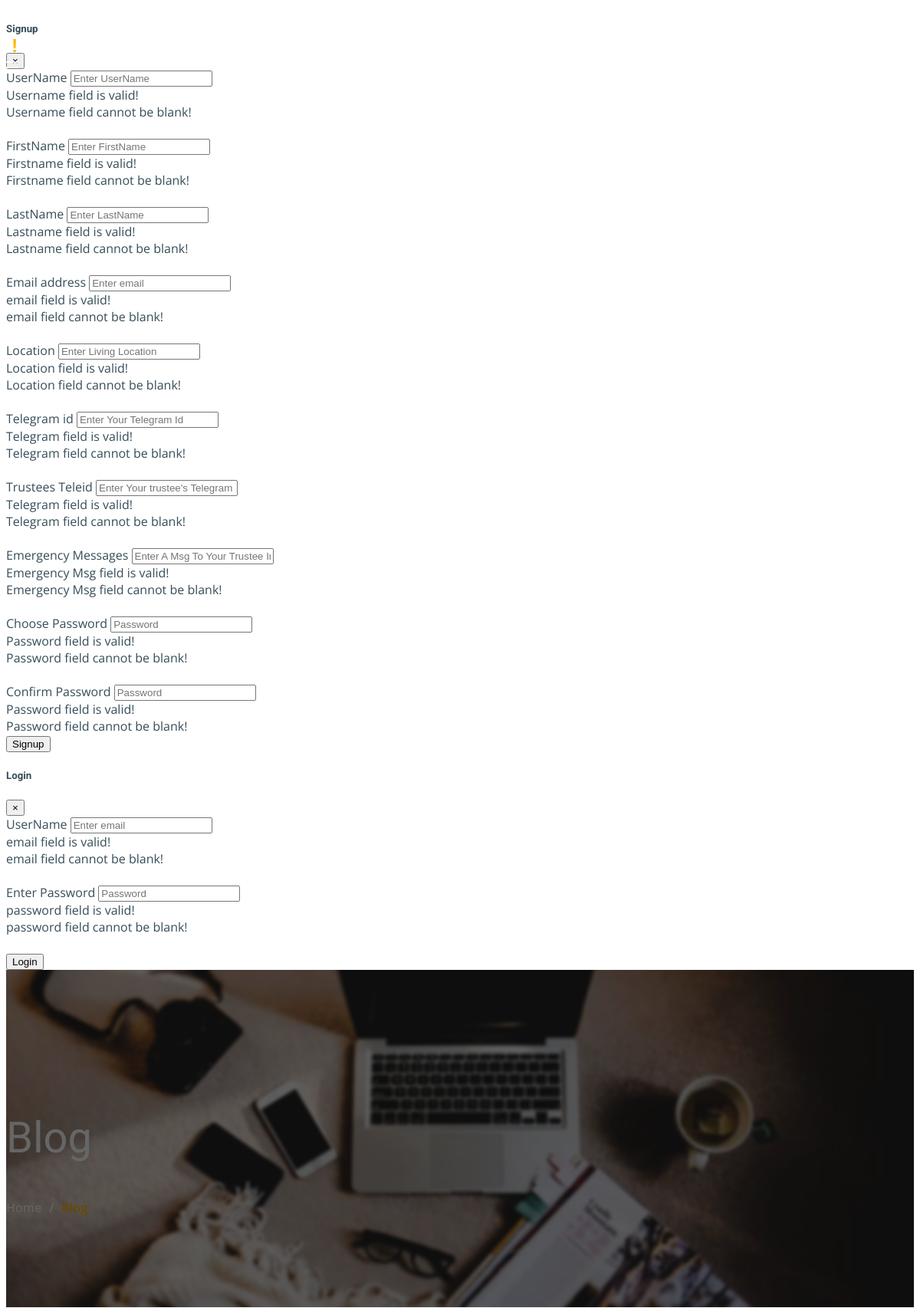
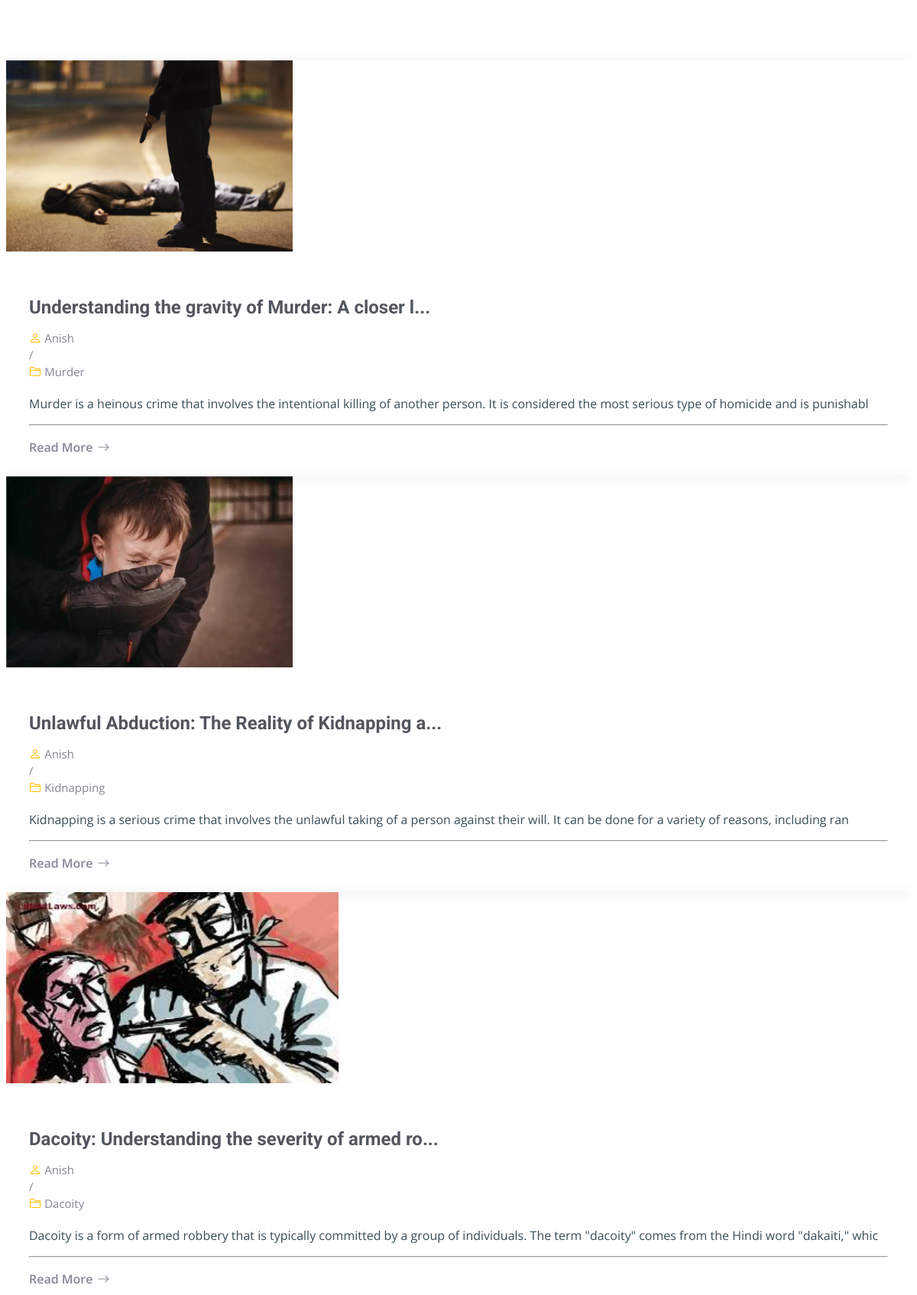
The app's page /blog?page=1 (upper part) with its own data (2 pictures, top to bottom).
### home/models.py (models this page shows, shortened)
class Blog(models.Model):
    sno = models.AutoField(primary_key=True)
    title = models.CharField(max_length=100)
    content1 = models.TextField()
    content2 = models.TextField()
    heading1 = models.CharField(max_length=180)
    content3 = models.TextField()
    heading2 = models.CharField(max_length=180)
    content4 = models.TextField()
    quotes = models.CharField(max_length=150)
    thumbimage=models.ImageField(upload_to ='static/uploads/thumb')
    mainimage=models.ImageField(upload_to = 'static/uploads/main')
    descimage=models.ImageField(upload_to ='static/uploads/desc')
    thumbimagelink=models.CharField(default ='uploads/thumb/', max_length=280)
    mainimagelink=models.CharField(default = 'uploads/main/', max_length=280)
    descimagelink=models.CharField(default ='uploads/desc/', max_length=280)
    slug = models.CharField(max_length=100)
    time = models.DateTimeField(auto_now_add=True)
    tags = models.TextField()
    category = models.CharField(max_length=50)

### home/views.py (the view)
# urls.py: path('blog', views.blog, name='blog'),
def blog(request):
    allblogs = Blog.objects.order_by('sno')
    p = Paginator(allblogs,3)
    pno = request.GET.get('page')
    page = p.page(pno)
    print(page,pno)
    a=[]
    for i in range (1,p.num_pages+1):
        a.append(i)
    print(a)
    dictionary = {'blogs':allblogs,'page':page,'nopages':a,'revblog':revblog}
    return render(request,'blog.html',dictionary)

### templates/blog.html (shortened to what this page needs)
{% extends 'base.html' %}
{%load static %}
{% block body %}
<main id="main">
    <div class="breadcrumbs d-flex align-items-center" style="background-image: url('static/img/22.jpeg');">
      <div class="container position-relative d-flex flex-column align-items-center" data-aos="fade">
        <h2>Blog</h2>
        <ol>
          <li><a href="index.html">Home</a></li>
          <li>Blog</li>
        </ol>
      </div>
    </div>
    <section id="blog" class="blog">
      <div class="container" data-aos="fade-up" data-aos-delay="100">
        <div class="row gy-4 posts-list">
            {% for i in page %}
          <div class="col-xl-4 col-md-6">
            <div class="post-item position-relative h-100">
              <div class="post-img position-relative overflow-hidden">
                <img src="{% static "" %}{{i.thumbimagelink}}" class="img-fluid w-100" style="height:250px" alt="">
              </div>
              <div class="post-content d-flex flex-column">
                <h3 class="post-title">{{i.title|slice:"47"}}...</h3>
                <div class="meta d-flex align-items-center">
                  <div class="d-flex align-items-center">
                    <i class="bi bi-person"></i> <span class="ps-2">Anish</span>
                  </div>
                  <span class="px-3 text-black-50">/</span>
                  <div class="d-flex align-items-center">
                    <i class="bi bi-folder2"></i> <span class="ps-2">{{i.category}}</span>
                  </div>
                </div>
                <p>
                    {{i.content1|slice:"150"}}
                </p>
                <hr>
                <a href="blogpost/{{i.slug}}" class="readmore stretched-link"><span>Read More</span><i class="bi bi-arrow-right"></i></a>
              </div>
            </div>
          </div>
          {% endfor %}
      </div>
    </section>
</main>
{% endblock body %}

### templates/base.html (shortened to what this page needs)
<!DOCTYPE html>
<html lang="en" style="overflow-x: hidden !important;">
  <head>
    {% load static %}
    <link href="https://cdn.jsdelivr.net/npm/bootstrap@5.2.2/dist/css/bootstrap.min.css"rel="stylesheet"integrity="sha384-Zenh87qX5JnK2Jl0vWa8Ck2rdkQ2Bzep5IDxbcnCeuOxjzrPF/et3URy9Bv1WTRi"crossorigin="anonymous"/>
    <link rel="stylesheet" href="https://cdn.jsdelivr.net/npm/bootstrap-icons@1.3.0/font/bootstrap-icons.css">
    <link href="{% static '/vendor/bootstrap-icons/bootstrap-icons.css'%}" rel="stylesheet">
    <link href="{% static '/vendor/fontawesome-free/css/all.min.css'%}" rel="stylesheet">
    <link href="{% static '/vendor/aos/aos.css'%}" rel="stylesheet">
    <link href="{% static '/vendor/glightbox/css/glightbox.min.css'%}" rel="stylesheet">
    <link href="{% static '/vendor/swiper/swiper-bundle.min.css'%}" rel="stylesheet">
    <link href="{% static '/css/main.css'%}" rel="stylesheet">
  </head>
  <body>
    {% load static %}
<header id="header" class="header">
      <div class="container-fluid container-xl d-flex  justify-content-between position-relative">
        <a href="/" class="logo d-flex align-items-center">
          <h1>C<span>!</span>S</h1>
        </a>
        <i class="mobile-nav-toggle mobile-nav-show bi bi-list"></i>
        <i class="mobile-nav-toggle mobile-nav-hide d-none bi bi-x"></i>
      </div>
</header>
<div class="modal fade" id="signupModal"
      tabindex="-1"
      role="dialog"
      aria-labelledby="signupModal"
      aria-hidden="true"
    >
      <div class="modal-dialog" role="document">
        <div class="modal-content">
          <div class="modal-header">
            <h5 class="modal-title" id="signupModaltitle">Signup</h5>
            <button
              type="button"
              class="close"
              data-dismiss="modal"
              aria-label="Close"
            >
              <span aria-hidden="true">&times;</span>
            </button>
          </div>
          <form
            novalidate
            action="signup"
            method="post"
            class="requires-validation"
          >
            <div class="modal-body">
              <div class="form-group">
                <label for="uname">UserName</label>
                <input
                  type="text"
                  class="form-control"
                  id="uname"
                  name="uname"
                  placeholder="Enter UserName"
                  required
                />
                <div class="valid-feedback">Username field is valid!</div>
                <div class="invalid-feedback">
                  Username field cannot be blank!
                </div>
                <br />
              </div>
              <div class="form-group">
                <label for="fname">FirstName</label>
                <input
                  type="text"
                  class="form-control"
                  id="fname"
                  name="fname"
                  placeholder="Enter FirstName"
                  required
                />
                <div class="valid-feedback">Firstname field is valid!</div>
                <div class="invalid-feedback">
                  Firstname field cannot be blank!
                </div>
                <br />
              </div>
              <div class="form-group">
                <label for="lname">LastName</label>
                <input
                  type="text"
                  class="form-control"
                  id="lname"
                  name="lname"
                  placeholder="Enter LastName"
                  required
                />
                <div class="valid-feedback">Lastname field is valid!</div>
                <div class="invalid-feedback">
                  Lastname field cannot be blank!
                </div>
                <br />
              </div>
              <div class="form-group">
                <label for="email">Email address</label>
                <input
                  type="email"
                  class="form-control"
                  id="email"
                  name="email"
                  aria-describedby="emailHelp"
                  placeholder="Enter email"
                  required
                />
                <div class="valid-feedback">email field is valid!</div>
                <div class="invalid-feedback">email field cannot be blank!</div>
                <br />
              </div>
              <div class="form-group">
                <label for="loc">Location</label>
                <input
                  type="text"
                  class="form-control"
                  id="loc"
                  name="loc"
                  placeholder="Enter Living Location"
                  required
                />
                <div class="valid-feedback">Location field is valid!</div>
                <div class="invalid-feedback">Location field cannot be blank!</div>
                <br />
              </div>
              <div class="form-group">
                <label for="userteleid">Telegram id</label>
                <input
                  type="text"
                  class="form-control"
                  id="userteleid"
                  name="userteleid"
                  placeholder="Enter Your Telegram Id"
                  required
                />
                <div class="valid-feedback">Telegram field is valid!</div>
                <div class="invalid-feedback">Telegram field cannot be blank!</div>
                <br />
              </div>
              <div class="form-group">
                <label for="otherteleid">Trustees Teleid</label>
                <input
                  type="text"
                  class="form-control"
                  id="otherteleid"
                  name="otherteleid"
                  placeholder="Enter Your trustee's Telegram Id"
                  required
                />
                <div class="valid-feedback">Telegram field is valid!</div>
                <div class="invalid-feedback">Telegram field cannot be blank!</div>
                <br />
              </div>
              <div class="form-group">
                <label for="EmerMes">Emergency Messages</label>
                <input
                  type="text"
                  class="form-control"
                  id="EmerMes"
                  name="EmerMes"
                  placeholder="Enter A Msg To Your Trustee In Case Of Emergency"
                  required
                />
                <div class="valid-feedback">Emergency Msg field is valid!</div>
                <div class="invalid-feedback">Emergency Msg field cannot be blank!</div>
                <br />
              </div>
              <div class="form-group">
                <label for="pass1">Choose Password</label>
                <input
                  type="password"
                  class="form-control"
                  id="pass1"
                  name="pass1"
                  placeholder="Password"
                  required
                />
                <div class="valid-feedback">Password field is valid!</div>
                <div class="invalid-feedback">
                  Password field cannot be blank!
                </div>
                <br />
              </div>
              <div class="form-group">
                <label for="pass2">Confirm Password</label>
                <input
                  type="password"
                  class="form-control"
                  id="pass2"
                  name="pass2"
                  placeholder="Password"
                  required
                />
                <div class="valid-feedback">Password field is valid!</div>
                <div class="invalid-feedback">
                  Password field cannot be blank!
                </div>
              </div>
            </div>
            <div class="modal-footer">
              <button type="submit" class="btn btn-primary" >Signup</button>
            </div>
          </form>
        </div>
      </div>
</div>
<div
      class="modal fade"
      id="loginModal"
      tabindex="-1"
      role="dialog"
      aria-labelledby="loginModal"
      aria-hidden="true"
    >
      <div class="modal-dialog" role="document">
        <div class="modal-content">
          <div class="modal-header">
            <h5 class="modal-title" id="loginModaltitle">Login</h5>
            <button
              type="button"
              class="close"
              data-dismiss="modal"
              aria-label="Close"
            >
              <span aria-hidden="true">&times;</span>
            </button>
          </div>
          <form
            novalidate
            action="login"
            method="post"
            class="requires-validation"
          >
            <div class="modal-body">
              <div class="form-group">
                <label for="exampleInputEmail1">UserName</label>
                <input
                  type="text"
                  class="form-control"
                  id="email1"
                  name="email1"
                  aria-describedby="emailHelp"
                  placeholder="Enter email"
                  required
                />
                <div class="valid-feedback">email field is valid!</div>
                <div class="invalid-feedback">email field cannot be blank!</div>
                <br />
              </div>
              <div class="form-group">
                <label for="logpass1">Enter Password</label>
                <input
                  type="password"
                  class="form-control"
                  id="logpass1"
                  name="logpass1"
                  placeholder="Password"
                  required
                />
                <div class="valid-feedback">password field is valid!</div>
                <div class="invalid-feedback">
                  password field cannot be blank!
                </div>
                <br />
              </div>
            </div>
            <div class="modal-footer">
              <button type="submit" class="btn btn-primary">Login</button>
            </div>
          </form>
        </div>
      </div>
</div>
{% block body %}{% endblock body %}
    {% load static %}
  </body>
  </html>

### static/css/main.css (style rules this page uses)
:root { --font-default: "Open Sans", system-ui, -apple-system, "Segoe UI", Roboto, "Helvetica Neue", Arial, "Noto Sans", "Liberation Sans", sans-serif, "Apple Color Emoji", "Segoe UI Emoji", "Segoe UI Symbol", "Noto Color Emoji"; --font-primary: "Roboto", sans-serif; --font-secondary: "Work Sans", sans-serif; }
:root { --color-default: #364d59; --color-primary: #feb900; --color-secondary: #52565e; }
:root { scroll-behavior: smooth; }
body { font-family: var(--font-default); color: var(--color-default); overflow-x: hidden; }
a { color: var(--color-primary); text-decoration: none; }
h1, h2, h3, h4, h5, h6 { font-family: var(--font-primary); }
section { padding: 80px 0; overflow: hidden; }
.breadcrumbs { padding: 140px 0 60px 0; min-height: 30vh; position: relative; background-size: cover; background-position: center; background-repeat: no-repeat; }
.breadcrumbs:before { content: ""; background-color: rgba(0, 0, 0, 0.6); position: absolute; inset: 0; }
.breadcrumbs h2 { font-size: 56px; font-weight: 500; color: #fff; font-family: var(--font-secondary); }
.breadcrumbs ol { display: flex; flex-wrap: wrap; list-style: none; padding: 0 0 10px 0; margin: 0; font-size: 16px; font-weight: 600; color: var(--color-primary); }
.breadcrumbs ol a { color: rgba(255, 255, 255, 0.8); transition: 0.3s; }
.breadcrumbs ol li+li { padding-left: 10px; }
.breadcrumbs ol li+li::before { display: inline-block; padding-right: 10px; color: #fff; content: "/"; }
.header { z-index: 997; position: absolute; padding: 30px 0; top: 0; left: 0; right: 0; }
.header .logo h1 { font-size: 24px; font-weight: 700; color: #fff; margin-bottom: 0; font-family: var(--font-primary); }
.header .logo h1 span { color: var(--color-primary); }
@media (max-width: 1279px) { .mobile-nav-show { position: relative; color: #fff; font-size: 28px; cursor: pointer; line-height: 0; transition: 0.5s; z-index: 9999; padding-right: 10px; } }
@media (max-width: 1279px) { .mobile-nav-hide { color: #fff; font-size: 32px; cursor: pointer; line-height: 0; transition: 0.5s; position: fixed; right: 20px; top: 20px; z-index: 9999; } }
.blog .posts-list .post-item { box-shadow: 0px 2px 20px rgba(0, 0, 0, 0.06); transition: 0.3s; }
.blog .posts-list .post-img img { transition: 0.5s; }
.blog .posts-list .post-content { padding: 30px; }
.blog .posts-list .post-title { font-size: 24px; color: var(--color-secondary); font-weight: 700; transition: 0.3s; margin-bottom: 15px; }
.blog .posts-list .meta i { font-size: 16px; color: var(--color-primary); }
.blog .posts-list .meta span { font-size: 15px; color: #838893; }
.blog .posts-list p { margin-top: 20px; }
.blog .posts-list hr { color: #888; margin-bottom: 20px; }
.blog .posts-list .readmore { display: flex; align-items: center; font-weight: 600; line-height: 1; transition: 0.3s; color: #838893; }
.blog .posts-list .readmore i { line-height: 0; margin-left: 6px; font-size: 16px; }

### records on screen
Blog: thumbimagelink (picture), title "Understanding the gravity of Murder: A closer l", category "Murder", content1 "Murder is a heinous crime that involves the intentional killing of another person. It is considered the most serious type of homicide and is punishabl"
Blog: thumbimagelink (picture), title "Unlawful Abduction: The Reality of Kidnapping a", category "Kidnapping", content1 "Kidnapping is a serious crime that involves the unlawful taking of a person against their will. It can be done for a variety of reasons, including ran"
Blog: thumbimagelink (picture), title "Dacoity: Understanding the severity of armed ro", category "Dacoity", content1 "Dacoity is a form of armed robbery that is typically committed by a group of individuals. The term \"dacoity\" comes from the Hindi word \"dakaiti,\" whic"
